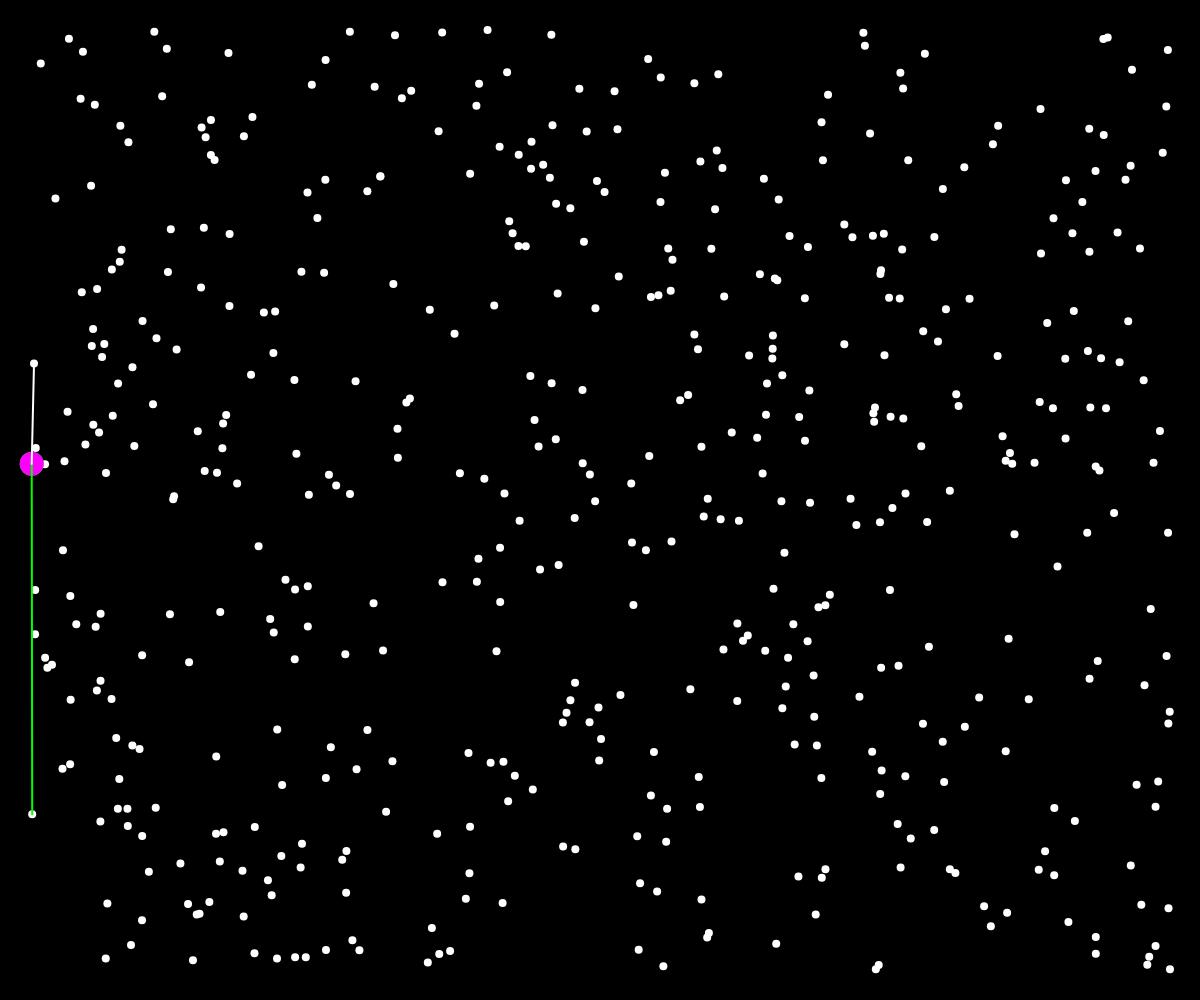
Frame 1 (no input)
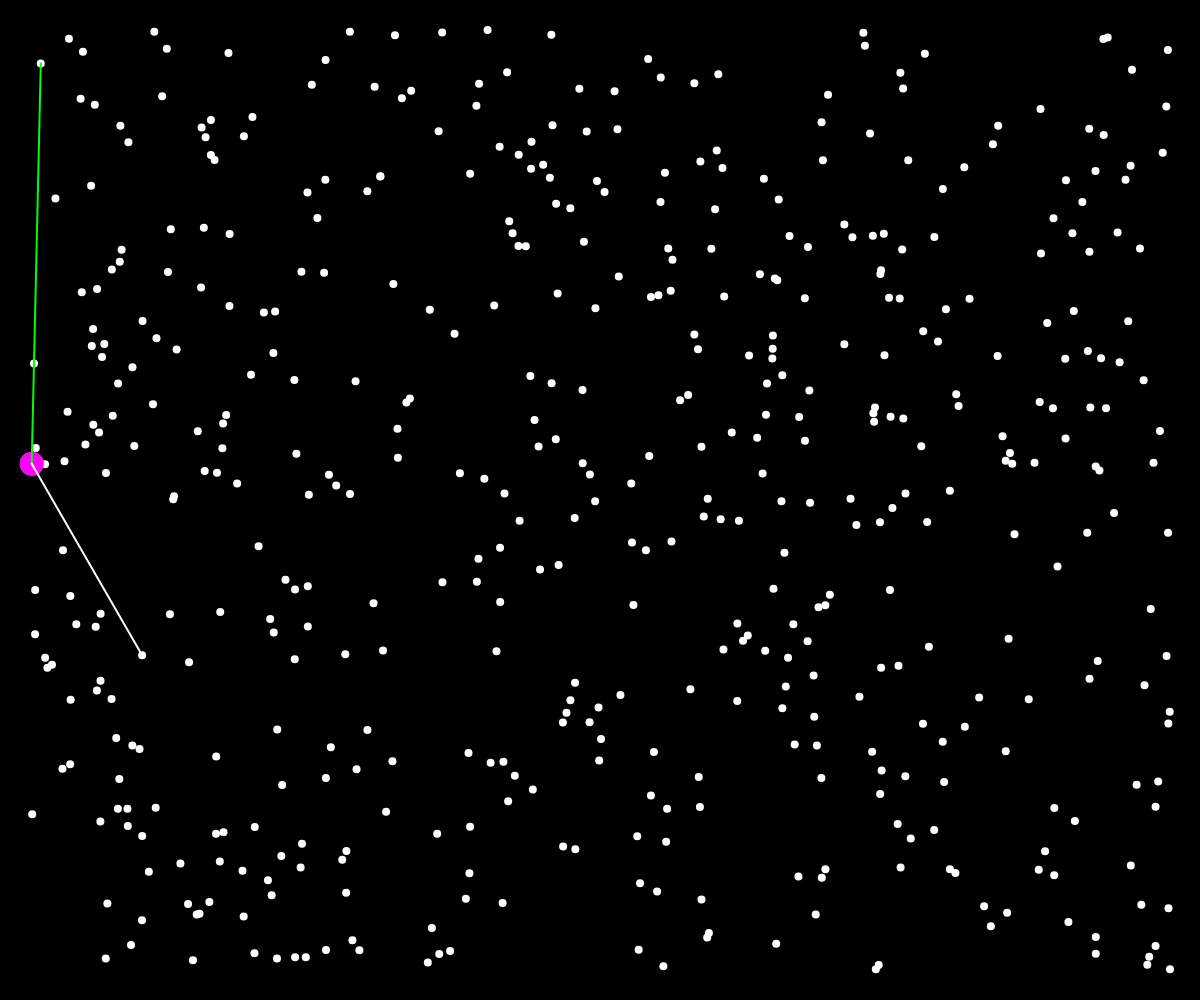
Frame 60 (no input)
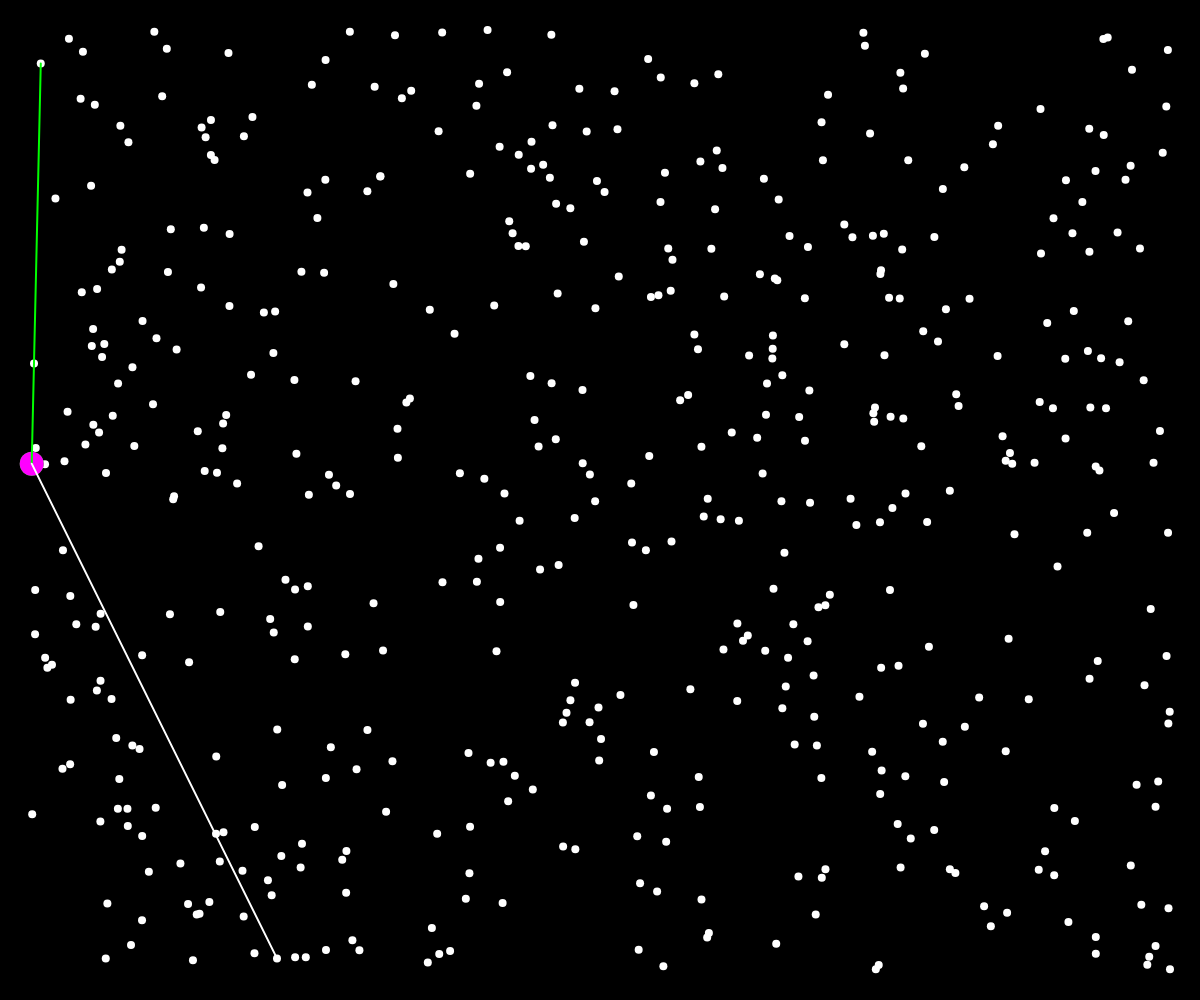
Frame 120 (the mouse pressed at the canvas centre since frame 60)

The p5.js sketch that drew these frames (run headless with seeded random() and noise() and a simulated clock; from frame 60 on, the mouse is pressed at the canvas centre):

// p5.js sketch
// ── sketch.js
let index = null;
let start = null;
let currentVertex = null;
let nextVertex = null;
let points = [];
const hull = [];
const buffer = 30;
const total = 500;

function setup() {
  createCanvas(windowWidth, windowHeight);

  // Add vectors to the points array until `total` vectors exist
  for (let i = 0; i < total; i++) {
    const x = random(buffer, width - buffer);
    const y = random(buffer, height - buffer);
    const vector = createVector(x, y);
    points.push(vector);
  }

  // sort points to be arranged left -> right
  points = points.sort((a, b) => a.x - b.x);
  // identify the starting (left-most) point
  start = points[0];

  //first vertex point begins with `start`
  currentVertex = start;

  // add the initial vertex point to the hull
  hull.push(currentVertex);

  // guess that the next vertex will be start + 1
  nextVertex = points[1];

  // index will be one index after out guess to compare with all other points that our guess was right or not
  index = 2;
}

function draw() {
  background(0);

  // draw all points
  stroke(255);
  strokeWeight(8);
  points.forEach((p) => {
    point(p.x, p.y);
  });

  // draw the convex hull
  stroke(0, 0, 255);
  fill(0, 0, 255, 50);
  beginShape();
  hull.forEach((p) => {
    vertex(p.x, p.y);
  });
  endShape(CLOSE);

  // display the left-most (starting) point
  stroke(0, 255, 0);
  strokeWeight(24);
  point(start.x, start.y);

  // display the current vertex point
  stroke(255, 0, 255);
  strokeWeight(24);
  point(currentVertex.x, currentVertex.y);

  // draw a line between the current vertex and the guessed next vertex
  stroke(0, 255, 0);
  strokeWeight(2);
  line(currentVertex.x, currentVertex.y, nextVertex.x, nextVertex.y);

  // draw a line between the current vertex and the item we are currently checking to validate our guessed next vertex against
  const checking = points[index];
  stroke(255);
  strokeWeight(2);
  line(currentVertex.x, currentVertex.y, checking.x, checking.y);

  // @see: https://en.wikipedia.org/wiki/Cross_product
  const a = p5.Vector.sub(nextVertex, currentVertex);
  const b = p5.Vector.sub(checking, currentVertex);
  const cross = a.cross(b);

  if (cross.z < 0) {
    nextVertex = checking;
  }

  // If we have looped all the points for the current check run
  if (++index === points.length) {
    // Add the next vertex to the hull and set the current vertex to the next vertex value. We also reset the index to check the points against the new current vertex.
    hull.push(nextVertex);
    currentVertex = nextVertex;
    index = 0;

    // If the next vertex is the first vertex, the hull is complete and we can stop the animation cycle
    if (nextVertex === start) {
      noLoop();
    }

    // Otherwise begin the next vertex from the begining
    nextVertex = start;
  }
}
